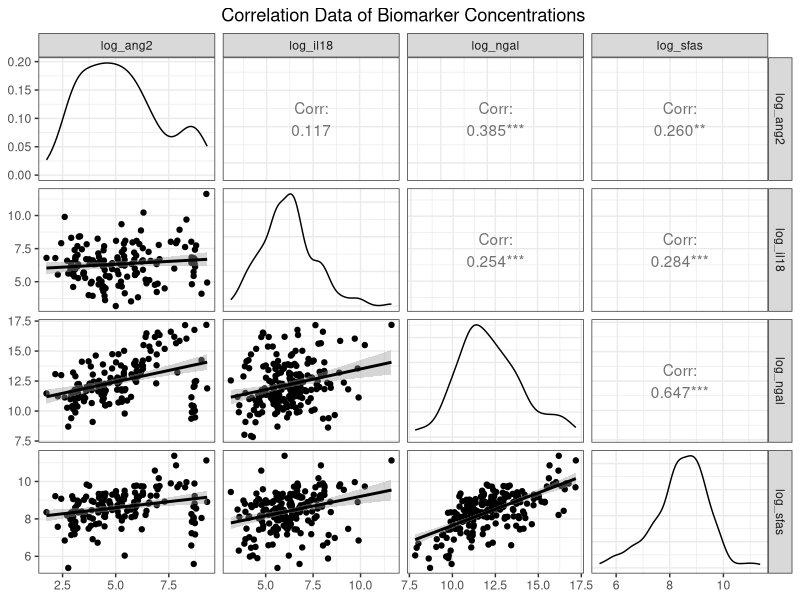
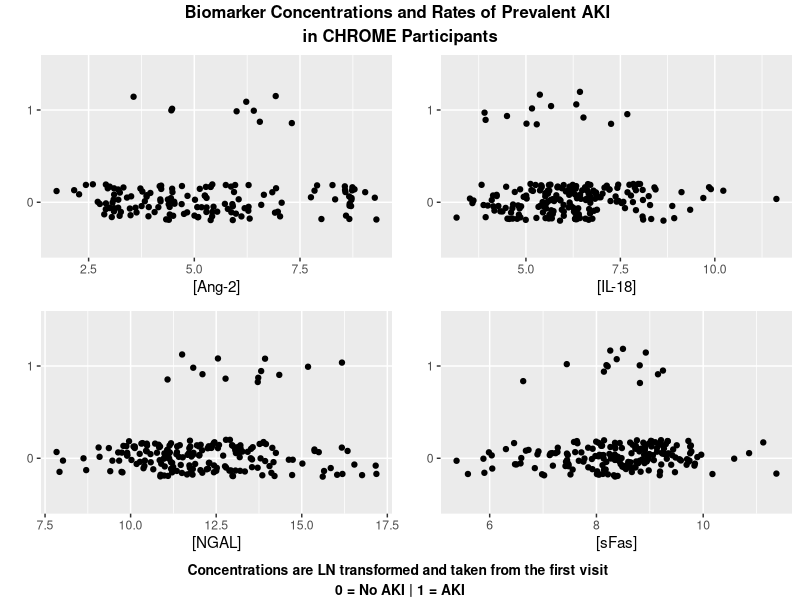
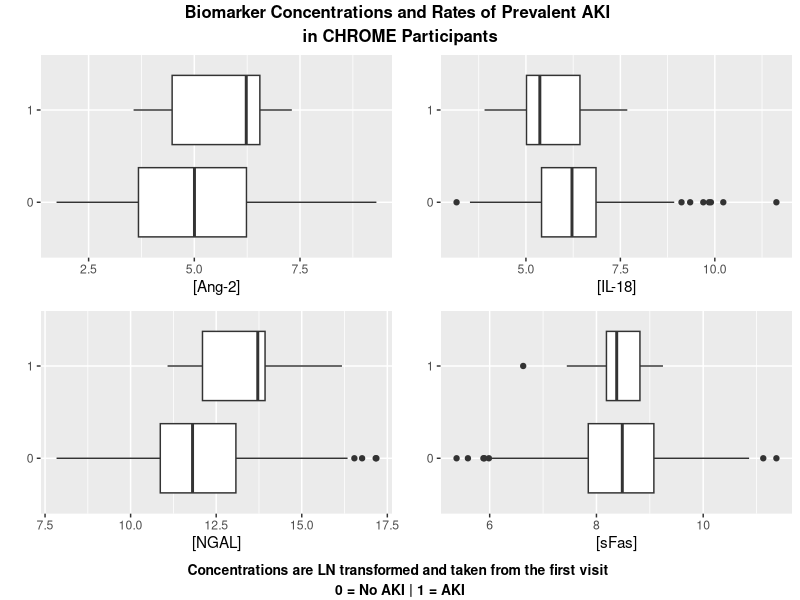
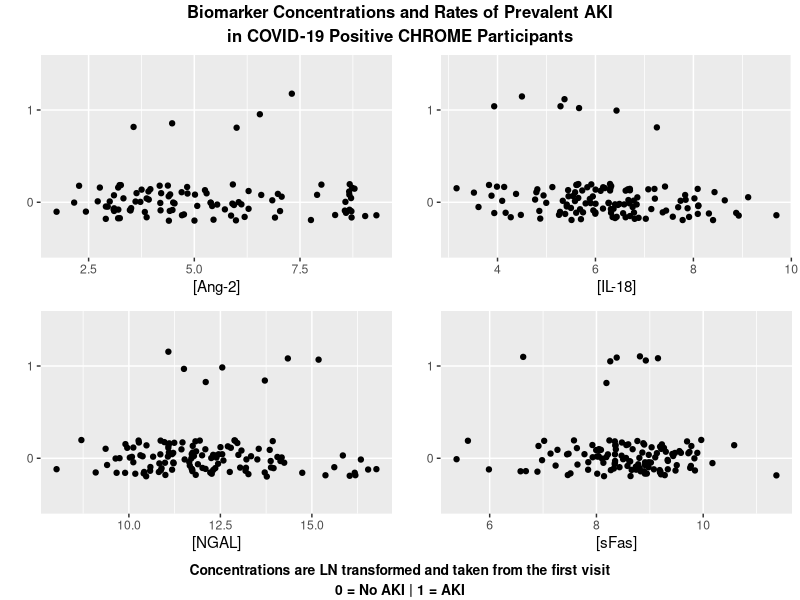
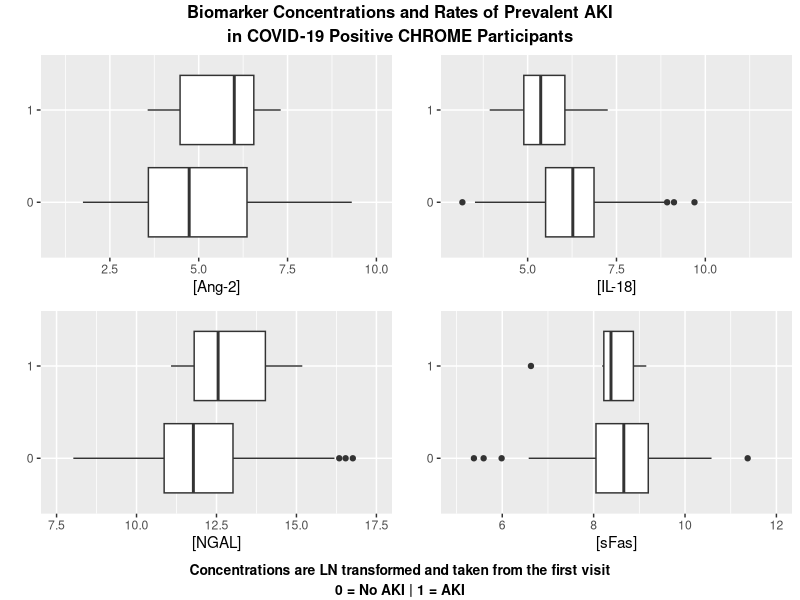
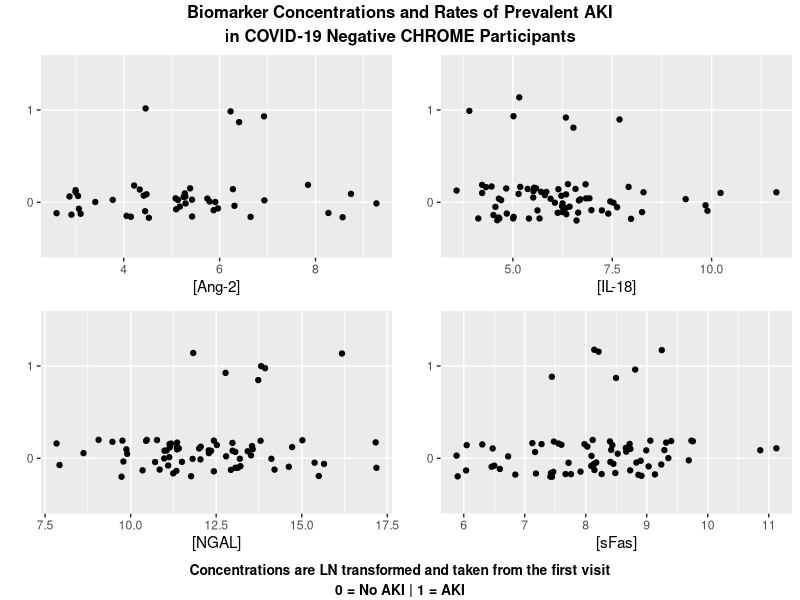
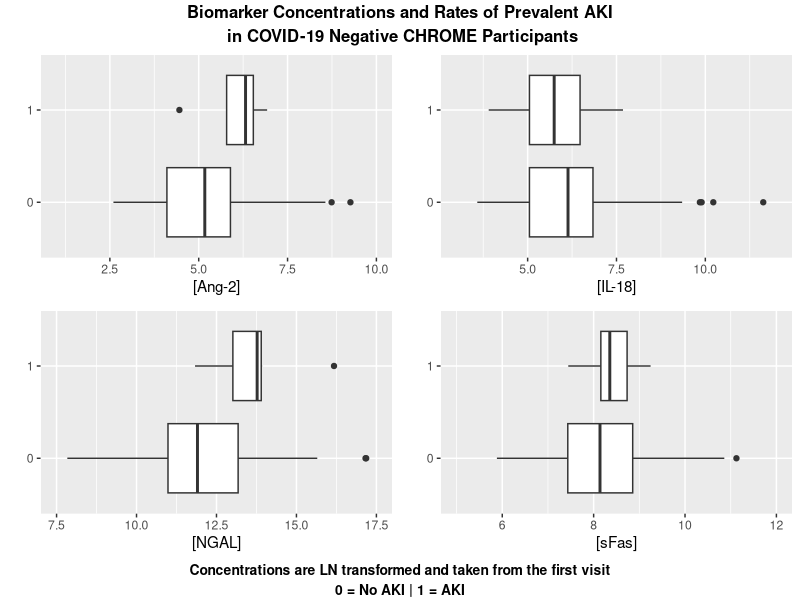
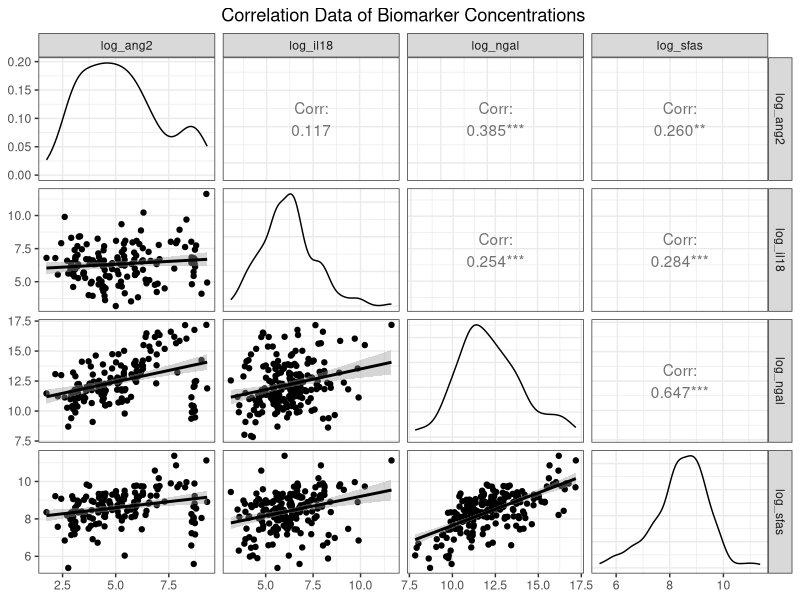

Write the R code that produced these figures, in order.
## ---- chunk 1
# Enables us to read excel files
library("readxl")
# Allows us to do data processing and clean-up
library("tidyverse")
# Enables us to write to an excel file
library("writexl")
# GGally alows us to use their pairs funtion
library("GGally")
# ggplot2 lets us make pretty graphs
library("ggplot2")
# ggpubr 
library("ggpubr")
## ---- chunk 2
bio_clinical <- read_excel("Biomarker_Assays_and_Clinical_Data_20221122.xlsx")

# creates new columns for the log transformations of the biomarker concentrations 
bio_clinical$log_ang2 <- log(bio_clinical$`urine_ang-2_V1 (pg/mL)`)
bio_clinical$log_il18 <- log(bio_clinical$`urine_il18_V1 (pg/mL)`)
bio_clinical$log_ngal <- log(bio_clinical$`urine_ngal_V1 (pg/mL)`)
bio_clinical$log_sfas <- log(bio_clinical$`urine_sfas_V1 (pg/mL)`)

# converts covid19 diagnosis to 0 for neg and 1 for pos
bio_clinical['COVID19'][bio_clinical['COVID19'] == 'pos'] <- "1"
bio_clinical['COVID19'][bio_clinical['COVID19'] == 'Pos'] <- "1"
bio_clinical['COVID19'][bio_clinical['COVID19'] == 'neg'] <- "0"

bio_clinical$COVID19<- as.numeric(as.character(bio_clinical$COVID19))

# converts aki_hosp from numeric into a character for better visualization
bio_clinical$aki_hosp <- as.character(bio_clinical$aki_hosp)
bio_clinical$prevalent_aki <- as.character(bio_clinical$prevalent_aki)

class(bio_clinical$prevalent_aki)
# view(bio_clinical)
## ---- chunk 3
# creates a pairs plot of the biomarker concentration data using ggpairs
bio_clinical %>%
  select(c(`log_ang2`, `log_il18`, `log_ngal`, `log_sfas`, )) %>%  # selects the data used
  ggpairs(labels = letters[1:ncol(bio_clinical)],                  # creates the actual plot
          lower = list(continuous=wrap("smooth"))) +               
  theme_bw() +                                                     # color scheme of plot
  ggtitle("Correlation Data of Biomarker Concentrations") +        # creates a title
  theme(plot.title = element_text(hjust = 0.5))                    # centers title

ggsave(file = "visualizations\\biomarker_pairs.png",
       height = 10,
       width = 14)
## ---- chunk 4
# filters out samples where there is no aki data
bio_clinical_NA <- bio_clinical %>%
  filter(aki_hosp != "NA")
## ---- chunk 5
# creates a jitter plot of the biomarker concentration data
ang2_p_jitter <-
  ggplot(data = bio_clinical_NA, 
         mapping = (aes(x = log_ang2, y = prevalent_aki))) +
  geom_jitter(width = 0,                                     # adds a jitter width
              height = .2)+                                  # adds a jitter height  
  labs(x = "[Ang-2]",                                        # adds an x label
       y = " ")                                              # adds a y label

il18_p_jitter <-
  ggplot(data = bio_clinical_NA, 
         mapping = (aes(x = log_il18, y = prevalent_aki))) +
  geom_jitter(width = 0,
              height = .2) +
  labs(x = "[IL-18]",
       y = " ")

ngal_p_jitter <-
  ggplot(data = bio_clinical_NA, 
         mapping = (aes(x = log_ngal, y = prevalent_aki))) +
  geom_jitter(width = 0,
              height = .2) +
  labs(x = "[NGAL]",
       y = " ")

sfas_p_jitter <-
  ggplot(data = bio_clinical_NA, 
         mapping = (aes(x = log_sfas, y = prevalent_aki))) +
  geom_jitter(width = 0,
              height = .2) +
  labs(x = "[sFas]",
       y = " ")

# creats a grid of the jitter plots created above
figure <- ggarrange(ang2_p_jitter, il18_p_jitter, ngal_p_jitter, sfas_p_jitter,
                    ncol = 2,   # number of columns
                    nrow = 2)   # number of rows

# adds annotations/titles to the grid
annotate_figure(figure,
                top = text_grob("Biomarker Concentrations and Rates of Prevalent AKI 
in CHROME Participants",
                                size = 12,
                                face = "bold"),
                bottom = text_grob("Concentrations are LN transformed and taken from the first visit 
0 = No AKI | 1 = AKI",
                                size = 10,
                                face = "bold"))
## ---- chunk 6
# boxplot grid creation for prevalent aki
ang2_p_box <- ggplot(data = bio_clinical_NA, aes(x = log_ang2, y = prevalent_aki)) +
  geom_boxplot() +
  labs(x = "[Ang-2]",
       y = " ")

il18_p_box <- ggplot(data = bio_clinical_NA, aes(x = log_il18, y = prevalent_aki)) +
  geom_boxplot() +
  labs(x = "[IL-18]",
       y = " ")

ngal_p_box <- ggplot(data = bio_clinical_NA, aes(x = log_ngal, y = prevalent_aki)) +
  geom_boxplot() +
  labs(x = "[NGAL]",
       y = " ")

sfas_p_box <- ggplot(data = bio_clinical_NA, aes(x = log_sfas, y = prevalent_aki)) +
  geom_boxplot() +
  labs(x = "[sFas]",
       y = " ")

figure <- ggarrange(ang2_p_box, il18_p_box, ngal_p_box, sfas_p_box,
                    ncol = 2, 
                    nrow = 2)
annotate_figure(figure,
                top = text_grob("Biomarker Concentrations and Rates of Prevalent AKI 
in CHROME Participants",
                                size = 12,
                                face = "bold"),
                bottom = text_grob("Concentrations are LN transformed and taken from the first visit 
0 = No AKI | 1 = AKI",
                                size = 10,
                                face = "bold"))
## ---- chunk 7
# subsets the bio_clinical_NA data by positive covid diagnosis 
bio_clinical_covpos <- bio_clinical_NA %>%
  filter(COVID19 == "1")

# regenerating the prevalent aki jitter plots but subsetted by positive covid diagnosis
ang2_p_covpos_jit <- ggplot(data = bio_clinical_covpos, aes(x = log_ang2, y = prevalent_aki)) +
  geom_jitter(width = 0,
              height = 0.2) +
  labs(x = "[Ang-2]",
       y = " ")

il18_p_covpos_jit <- ggplot(data = bio_clinical_covpos, aes(x = log_il18, y = prevalent_aki)) +
  geom_jitter(width = 0,
              height = 0.2) +
  labs(x = "[IL-18]",
       y = " ")

ngal_p_covpos_jit <- ggplot(data = bio_clinical_covpos, aes(x = log_ngal, y = prevalent_aki)) +
  geom_jitter(width = 0,
              height = 0.2) +
  labs(x = "[NGAL]",
       y = " ")

sfas_p_covpos_jit <- ggplot(data = bio_clinical_covpos, aes(x = log_sfas, y = prevalent_aki)) +
  geom_jitter(width = 0,
              height = 0.2) +
  labs(x = "[sFas]",
       y = " ")

p_covpos_jit_grid <- ggarrange(ang2_p_covpos_jit, il18_p_covpos_jit, ngal_p_covpos_jit, sfas_p_covpos_jit,
                               ncol = 2,
                               nrow = 2)
annotate_figure(p_covpos_jit_grid,
                top = text_grob("Biomarker Concentrations and Rates of Prevalent AKI
in COVID-19 Positive CHROME Participants",
                                size = 12,
                                face = "bold"),
                bottom = text_grob("Concentrations are LN transformed and taken from the first visit
0 = No AKI | 1 = AKI",
                                size = 10,
                                face = "bold"))
## ---- chunk 8
# regenerating prevalent aki boxplots but subsetted by positive covid diagnosis
ang2_p_covpos_box <- ggplot(data = bio_clinical_covpos, aes(x = log_ang2, y = prevalent_aki)) +
  geom_boxplot() +
  labs(x = "[Ang-2]",
       y = " ") +
  scale_x_continuous(limits = c(1,10))

il18_p_covpos_box <- ggplot(data = bio_clinical_covpos, aes(x = log_il18, y = prevalent_aki)) +
  geom_boxplot() +
  labs(x = "[IL-18]",
       y = " ") +
  scale_x_continuous(limits = c(3,12))

ngal_p_covpos_box <- ggplot(data = bio_clinical_covpos, aes(x = log_ngal, y = prevalent_aki)) +
  geom_boxplot() +
  labs(x = "[NGAL]",
       y = " ") +
  scale_x_continuous(limits = c(7.5,17.5))

sfas_p_covpos_box <- ggplot(data = bio_clinical_covpos, aes(x = log_sfas, y = prevalent_aki)) +
  geom_boxplot() +
  labs(x = "[sFas]",
       y = " ") +
  scale_x_continuous(limits = c(5,12))

p_covpos_box_grid <- ggarrange(ang2_p_covpos_box, il18_p_covpos_box, ngal_p_covpos_box, sfas_p_covpos_box,
                               ncol = 2,
                               nrow = 2)
annotate_figure(p_covpos_box_grid,
                top = text_grob("Biomarker Concentrations and Rates of Prevalent AKI
in COVID-19 Positive CHROME Participants",
                                size = 12,
                                face = "bold"),
                bottom = text_grob("Concentrations are LN transformed and taken from the first visit
0 = No AKI | 1 = AKI",
                                size = 10,
                                face = "bold"))
## ---- chunk 9
# subsets the bio_clinical_NA data by negative covid diagnosis 
bio_clinical_covneg <- bio_clinical_NA %>%
  filter(COVID19 == "0")

# regenerating the prevalent aki jitter plots but subsetted by negative covid diagnosis
ang2_p_covneg_jit <- ggplot(data = bio_clinical_covneg, aes(x = log_ang2, y = prevalent_aki)) +
  geom_jitter(width = 0,
              height = 0.2) +
  labs(x = "[Ang-2]",
       y = " ")

il18_p_covneg_jit <- ggplot(data = bio_clinical_covneg, aes(x = log_il18, y = prevalent_aki)) +
  geom_jitter(width = 0,
              height = 0.2) +
  labs(x = "[IL-18]",
       y = " ")

ngal_p_covneg_jit <- ggplot(data = bio_clinical_covneg, aes(x = log_ngal, y = prevalent_aki)) +
  geom_jitter(width = 0,
              height = 0.2) +
  labs(x = "[NGAL]",
       y = " ")

sfas_p_covneg_jit <- ggplot(data = bio_clinical_covneg, aes(x = log_sfas, y = prevalent_aki)) +
  geom_jitter(width = 0,
              height = 0.2) +
  labs(x = "[sFas]",
       y = " ")

p_covneg_jit_grid <- ggarrange(ang2_p_covneg_jit, il18_p_covneg_jit, ngal_p_covneg_jit, sfas_p_covneg_jit,
                               ncol = 2,
                               nrow = 2)
annotate_figure(p_covneg_jit_grid,
                top = text_grob("Biomarker Concentrations and Rates of Prevalent AKI
in COVID-19 Negative CHROME Participants",
                                size = 12,
                                face = "bold"),
                bottom = text_grob("Concentrations are LN transformed and taken from the first visit
0 = No AKI | 1 = AKI",
                                size = 10,
                                face = "bold"))
## ---- chunk 10
# regenerating prevalent aki boxplots but subsetted by negative covid diagnosis
ang2_p_covneg_box <- ggplot(data = bio_clinical_covneg, aes(x = log_ang2, y = prevalent_aki)) +
  geom_boxplot() +
  labs(x = "[Ang-2]",
       y = " ") +
  scale_x_continuous(limits = c(1,10))

il18_p_covneg_box <- ggplot(data = bio_clinical_covneg, aes(x = log_il18, y = prevalent_aki)) +
  geom_boxplot() +
  labs(x = "[IL-18]",
       y = " ") +
  scale_x_continuous(limits = c(3,12))

ngal_p_covneg_box <- ggplot(data = bio_clinical_covneg, aes(x = log_ngal, y = prevalent_aki)) +
  geom_boxplot() +
  labs(x = "[NGAL]",
       y = " ") +
  scale_x_continuous(limits = c(7.5,17.5))

sfas_p_covneg_box <- ggplot(data = bio_clinical_covneg, aes(x = log_sfas, y = prevalent_aki)) +
  geom_boxplot() +
  labs(x = "[sFas]",
       y = " ") +
  scale_x_continuous(limits = c(5,12))

p_covneg_box_grid <- ggarrange(ang2_p_covneg_box, il18_p_covneg_box, ngal_p_covneg_box, sfas_p_covneg_box,
                              ncol = 2,
                              nrow = 2)
annotate_figure(p_covneg_box_grid,
                 top = text_grob("Biomarker Concentrations and Rates of Prevalent AKI
 in COVID-19 Negative CHROME Participants",
                                size = 12,
                                face = "bold"),
                 bottom = text_grob("Concentrations are LN transformed and taken from the first visit
0 = No AKI | 1 = AKI",
                                size = 10,
                                face = "bold"))
## ---- chunk 11
# creates a comparison plot grid displaying biomarker concentrations and covid diagnosis

cov_biomarker_grid <- ggarrange(ang2_p_covneg_box, il18_p_covneg_box, ngal_p_covneg_box, sfas_p_covneg_box,
                           ang2_p_covpos_box, il18_p_covpos_box, ngal_p_covpos_box, sfas_p_covpos_box,
                           ncol = 4,
                           nrow = 2)
cov_biomarker_grid <- annotate_figure(cov_biomarker_grid,
                top = text_grob("Biomarker Concentrations, Rates of Prevalent AKI, and COVID-19 Status
in CHROME Participants",
                      size = 12,
                      face = "bold"),
                bottom = text_grob("Concentrations are LN transformed and taken from the first visit
0 = No AKI | 1 = AKI",
                      size = 10,
                      face = "bold"),
                left = text_grob("      COVID-19 Positive                                             COVID-19 Negative",
                      rot = 90,
                      face = "bold",
                      size = 10))

ggsave(file = "visualizations\\biomarker_covid_prevalent_aki.png",
       plot = cov_biomarker_grid,
       height = 7,
       width = 14,
       dpi = 300)
